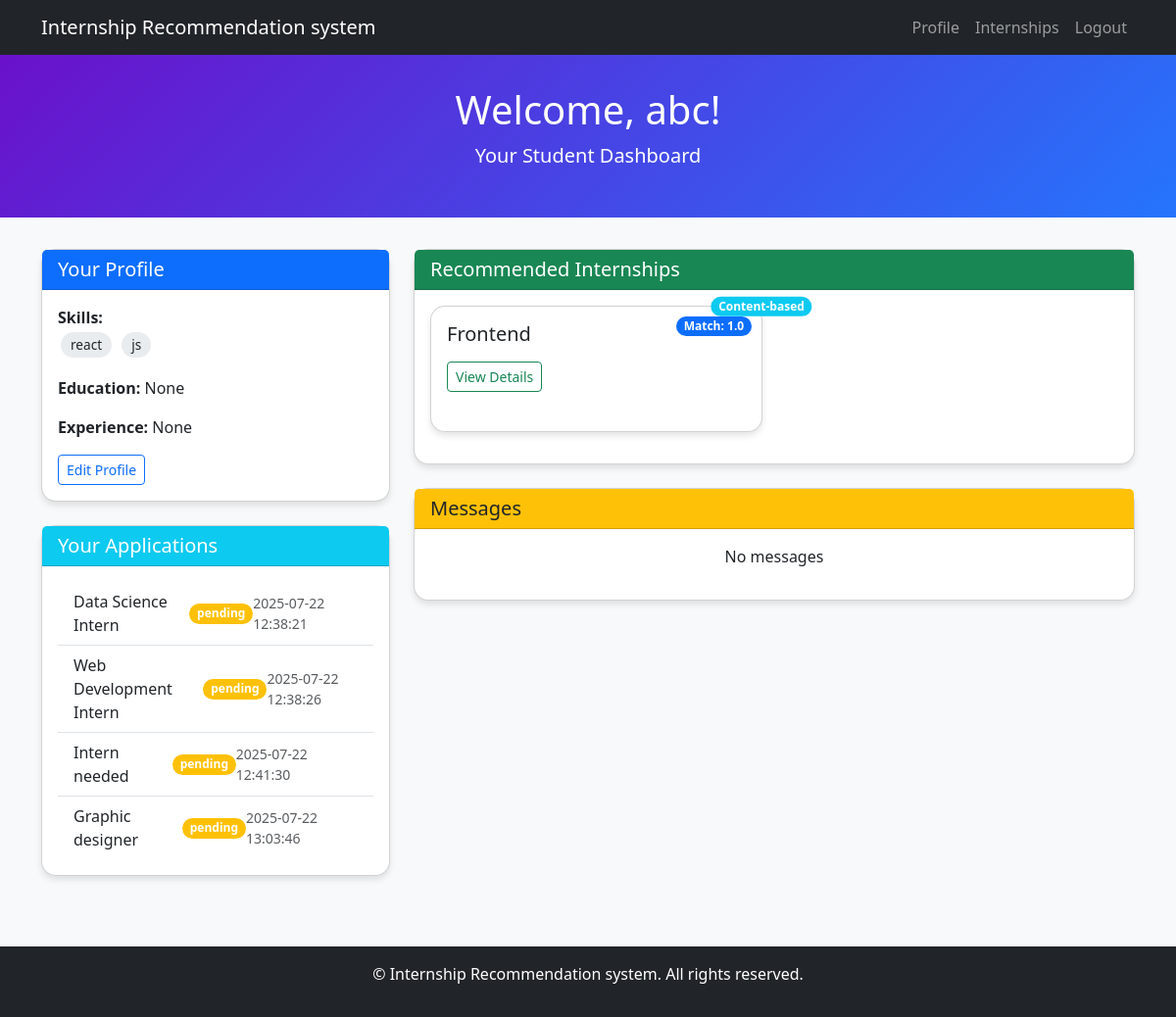
/student/dashboard (signed in), run on the app's committed database.
### tables this page shows
CREATE TABLE applications (
            id INTEGER PRIMARY KEY AUTOINCREMENT,
            student_id INTEGER NOT NULL,
            internship_id INTEGER NOT NULL,
            applied_at TIMESTAMP DEFAULT CURRENT_TIMESTAMP,
            status TEXT DEFAULT 'pending',
            FOREIGN KEY (student_id) REFERENCES users (id),
            FOREIGN KEY (internship_id) REFERENCES internships (id)
        );

CREATE TABLE internships (
            id INTEGER PRIMARY KEY AUTOINCREMENT,
            company_id INTEGER NOT NULL,
            title TEXT NOT NULL,
            description TEXT,
            required_skills TEXT,
            posted_at TIMESTAMP DEFAULT CURRENT_TIMESTAMP,
            FOREIGN KEY (company_id) REFERENCES users (id)
        );

### app.py (the view)
@app.route('/student/dashboard')
def student_dashboard():
    if 'user_id' not in session or session['role'] != 'student':
        flash('Please log in as a student', 'danger')
        return redirect(url_for('login'))
    conn = get_db()
    cursor = conn.cursor()
    cursor.execute("SELECT * FROM profiles WHERE user_id=?", (session['user_id'],))
    profile = cursor.fetchone()
    if not profile or not profile['skills']:
        return redirect(url_for('select_skills'))
    cursor.execute('''
        SELECT internships.title, applications.status, applications.applied_at
        FROM applications
        JOIN internships ON applications.internship_id = internships.id
        WHERE student_id=?
    ''', (session['user_id'],))
    applications = cursor.fetchall()
    recommendations = get_recommendations(session['user_id'])
    cursor.execute('''
        SELECT messages.content, messages.sent_at, users.name as sender_name, internships.title
        FROM messages
        JOIN users ON messages.sender_id = users.id
        JOIN internships ON messages.internship_id = internships.id
        WHERE messages.receiver_id=?
    ''', (session['user_id'],))
    messages = cursor.fetchall()
    return render_template('student_dashboard.html', profile=profile, applications=applications,
                           recommendations=recommendations, messages=messages)

### app.py (called while the page is built)
def get_db():
    conn = sqlite3.connect(app.config['DATABASE'])
    conn.row_factory = sqlite3.Row
    return conn

def get_recommendations(user_id):
    conn = get_db()
    cursor = conn.cursor()
    content_recs = content_based_recommendations(user_id, cursor)
    collab_recs = collaborative_filtering(user_id, cursor)
    all_recs = {rec['id']: rec for rec in content_recs}
    for rec in collab_recs:
        if rec['id'] not in all_recs:
            all_recs[rec['id']] = rec
    return list(all_recs.values())

### templates/student_dashboard.html (shortened to what this page needs)
<!DOCTYPE html>
<html lang="en">
  <head>
    <link
      href="https://cdn.jsdelivr.net/npm/bootstrap@5.3.0/dist/css/bootstrap.min.css"
      rel="stylesheet"
    />
  </head>
  <body>
    <nav class="navbar navbar-expand-lg navbar-dark bg-dark">
      <div class="container">
        <a class="navbar-brand" href="/">Internship Recommendation system</a>
        <div class="collapse navbar-collapse" id="navbarNav">
          <ul class="navbar-nav ms-auto">
            <li class="nav-item">
              <a class="nav-link" href="/student/profile">Profile</a>
            </li>
            <li class="nav-item">
              <a class="nav-link" href="/internships">Internships</a>
            </li>
            <li class="nav-item">
              <a class="nav-link" href="/logout">Logout</a>
            </li>
          </ul>
        </div>
      </div>
    </nav>
    <div class="dashboard-header">
      <div class="container text-center">
        <h1>Welcome, {{ session.name }}!</h1>
        <p class="lead">Your Student Dashboard</p>
      </div>
    </div>
    <div class="container">
      <div class="row">
        <div class="col-lg-4">
          <div class="card">
            <div class="card-header bg-primary text-white">
              <h5 class="mb-0">Your Profile</h5>
            </div>
            <div class="card-body">
              {% if profile %}
              <p>
                <strong>Skills:</strong><br />
                {% for skill in profile.skills.split(',') %}
                <span class="skill-tag">{{ skill }}</span>
                {% endfor %}
              </p>
              <p><strong>Education:</strong> {{ profile.education }}</p>
              <p><strong>Experience:</strong> {{ profile.experience }}</p>
              {% else %}
              <p>Complete your profile to get better recommendations</p>
              {% endif %}
              <a href="/student/profile" class="btn btn-outline-primary btn-sm"
                >Edit Profile</a
              >
            </div>
          </div>
          <div class="card">
            <div class="card-header bg-info text-white">
              <h5 class="mb-0">Your Applications</h5>
            </div>
            <div class="card-body">
              {% if applications %}
              <ul class="list-group list-group-flush">
                {% for app in applications %}
                <li
                  class="list-group-item d-flex justify-content-between align-items-center"
                >
                  {{ app.title }}
                  <span
                    class="badge rounded-pill badge-{{ app.status.lower() }}"
                  >
                    {{ app.status }}
                  </span>
                  <small class="text-muted">{{ app.applied_at }}</small>
                </li>
                {% endfor %}
              </ul>
              {% else %}
              <p class="text-center">
                You haven't applied to any internships yet
              </p>
              {% endif %}
            </div>
          </div>
        </div>
        <div class="col-lg-8">
          <div class="card">
            <div class="card-header bg-success text-white">
              <h5 class="mb-0">Recommended Internships</h5>
            </div>
            <div class="card-body">
              {% if recommendations %}
              <div class="row">
                {% for rec in recommendations %}
                <div class="col-md-6 mb-3">
                  <div class="card h-100 position-relative">
                    <span
                      class="position-absolute top-0 start-100 translate-middle badge rounded-pill bg-info"
                    >
                      {{ rec.type }}
                    </span>
                    <div class="card-body">
                      <h5 class="card-title">{{ rec.title }}</h5>
                      <div class="d-flex justify-content-between">
                        <span
                          class="badge bg-primary rounded-pill similarity-badge"
                        >
                          Match: {{ rec.similarity|round(2) }}
                        </span>
                      </div>
                      <a
                        href="/internships"
                        class="btn btn-outline-success btn-sm mt-2"
                        >View Details</a
                      >
                    </div>
                  </div>
                </div>
                {% endfor %}
              </div>
              {% else %}
              <p class="text-center">
                Complete your profile to get recommendations
              </p>
              {% endif %}
            </div>
          </div>
          <div class="card">
            <div class="card-header bg-warning text-dark">
              <h5 class="mb-0">Messages</h5>
            </div>
            <div class="card-body">
              {% if messages %}
              <ul class="list-group list-group-flush">
                {% for msg in messages %}
                <li class="list-group-item">
                  <div class="d-flex justify-content-between">
                    <strong>{{ msg.sender_name }}</strong>
                    <small class="text-muted">{{ msg.sent_at }}</small>
                  </div>
                  <p class="mb-1">{{ msg.content }}</p>
                  <small class="text-muted">Regarding: {{ msg.title }}</small>
                </li>
                {% endfor %}
              </ul>
              {% else %}
              <p class="text-center">No messages</p>
              {% endif %}
            </div>
          </div>
        </div>
      </div>
    </div>
    <footer class="bg-dark text-white text-center py-3 mt-5">
      <div class="container">
        <p>&copy; Internship Recommendation system. All rights reserved.</p>
      </div>
    </footer>
  </body>
</html>

### templates/student_dashboard.html (style rules this page uses)
body { background-color: #f8f9fa; }
.dashboard-header { background: linear-gradient(135deg, #6a11cb 0%, #2575fc 100%); color: white; padding: 2rem 0; margin-bottom: 2rem; }
.card { border-radius: 15px; box-shadow: 0 4px 6px rgba(0, 0, 0, 0.1); transition: transform 0.3s; margin-bottom: 1.5rem; }
.badge-pending { background-color: #ffc107; }
.skill-tag { background-color: #e9ecef; border-radius: 20px; padding: 3px 10px; margin: 3px; display: inline-block; font-size: 0.85rem; }
.similarity-badge { position: absolute; top: 10px; right: 10px; }

### data on the page
applications: title "Data Science Intern", status "pending", applied_at "2025-07-22 12:38:21"
applications: title "Web Development Intern", status "pending", applied_at "2025-07-22 12:38:26"
applications: title "Intern needed", status "pending", applied_at "2025-07-22 12:41:30"
applications: title "Graphic designer", status "pending", applied_at "2025-07-22 13:03:46"
internships: type "Content-based", title "Frontend", similarity "1.0"

### other printed values
{{ session.name }} "abc"
{{ skill }} "react" "js"
{{ profile.education }} "None"
{{ profile.experience }} "None"
